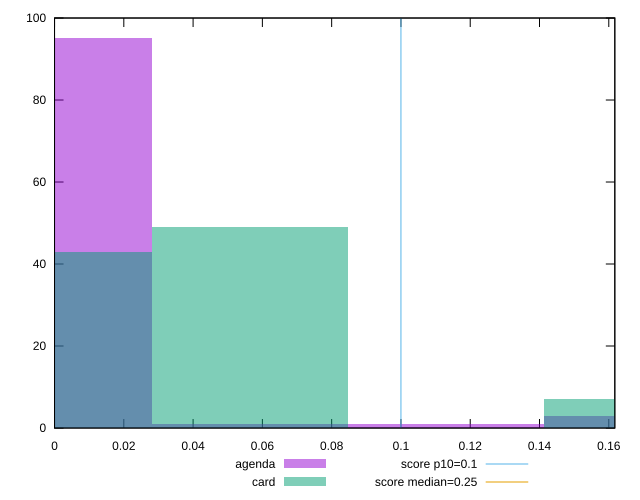

This chart was generated by the following gnuplot code:
reset

$agenda <<EOF
0.1695969959029241 3
0 95
0.11306466393528274 1
0.05653233196764137 1
EOF

$card <<EOF
0.1695969959029241 7
0.05653233196764137 49
0 43
EOF

set key outside below
set boxwidth 0.05653233196764137
set xrange [0:0.1617432536019219]
set yrange [0:100]
set trange [0:100]
set style fill transparent solid 0.5 noborder

set parametric
set terminal svg size 640, 500 enhanced background rgb 'white'
set output "reports/report_00027_2021-02-24T12-40-31.850Z/cumulative-layout-shift/comparison/histogram/1_vs_2.svg"

plot $agenda title "agenda" with boxes, \
     $card title "card" with boxes, \
     0.1,t title "score p10=0.1", \
     0.25,t title "score median=0.25"

reset
